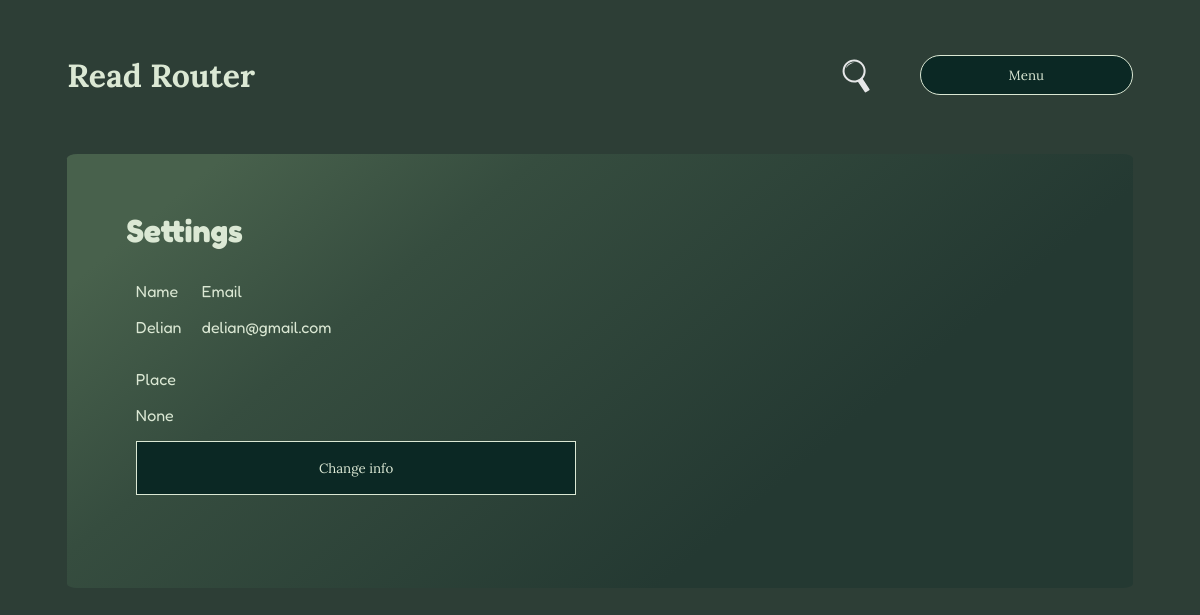
Before: /user/user_settings/5 (signed in) with the older database file.
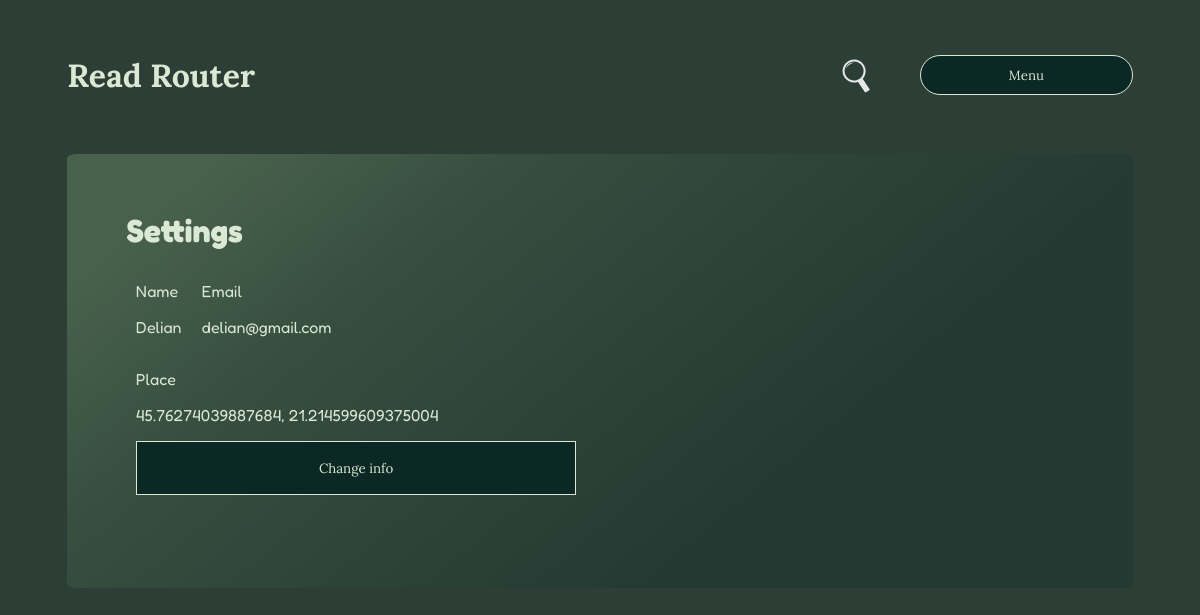
After: the same page with the newer database file.
### myapp/core/models/user.py (models this page shows, shortened)
class User(UserMixin, db.Model):
    __tablename__ = 'user'
    id = db.Column(db.Integer, primary_key=True)
    name = db.Column(db.String(50), nullable=True)
    email = db.Column(db.String(260), nullable=True, unique=True)
    psw = db.Column(db.String(50), nullable=True)
    place = db.Column(db.String(32), nullable=True)
    user_photo = db.Column(db.String(50), default='default.png')
    books = db.relationship('Book', backref='user', uselist=True)

### myapp/core/routes/user.py (the view)
@users.route(f'{base_url}/user_settings/<int:user_id>', methods=methods)
@login_required
def user_settings_view(user_id):
    if current_user.id != user_id:
        return redirect(url_for(redirect_page))
    template = f'{template_path}/user_settings.html'
    user = user_settings_func(request, user_id)
    if request.method == 'GET':
        return render_template(template, user_settings=user[0], form=user[1])
    else:
        return redirect(url_for(redirect_page, user_id=user_id))

### myapp/__init__.py (called while the page is built)
def create_app(config_file_path):
    app = Flask(__name__)
    app.config.from_pyfile(config_file_path)
    db.init_app(app)
    migrate.init_app(app, db, render_as_batch=True)
    login_manager = LoginManager(app, db)
    @login_manager.user_loader
    def load_user(user_id):
        return User.query.get(user_id)
    admin = Admin(app, name="Small Lib", template_mode='bootstrap4', endpoint='admin', index_view=DashBoardView())
    admin.add_view(ModelView(User, db.session, name='Users'))
    admin.add_view(MyModelView(Book, db.session, name='Books'))
    admin.add_view(MyModelView(Genre, db.session, name='Genre'))
    admin.add_view(MyModelView(Exchange, db.session, name='Exchange'))
    app.register_blueprint(main)
    app.register_blueprint(users)
    app.register_blueprint(auth)
    app.register_blueprint(books)
    return app

### myapp/core/functions/user.py (called while the page is built, shortened)
def user_settings_func(request, user_id):
    form = SettingsForm(user_id)
    user = User.query.get(user_id)
    if request.method == 'GET':
        return user, form

### myapp/templates/pages/user/user_settings.html (shortened to what this page needs)
{% extends "base.html" %}
{% block content %}
<div class="settings">
    <h1>Settings</h1>
    <div id="settings-content">
        <div id="settings-old">
            <div id="settings-name-and-email">
                <div>
                    <p>Name</p>
                    <p>{{ user_settings.name }}</p>
                </div>
                <div>
                    <p>Email</p>
                    <p>{{ user_settings.email }}</p>
                </div>
            </div>
            <div>
                <p>Place</p>
                <p>{{ user_settings.place }}</p>
            </div>
            <button id="change_info_btn" class="main-color font-color btn">Change info</button>
        </div>
    </div>
</div>
{% endblock %}

Changed rows visible on the page:
changed User "Delian": place "None" → "45.76274039887684, 21.214599609375004"
